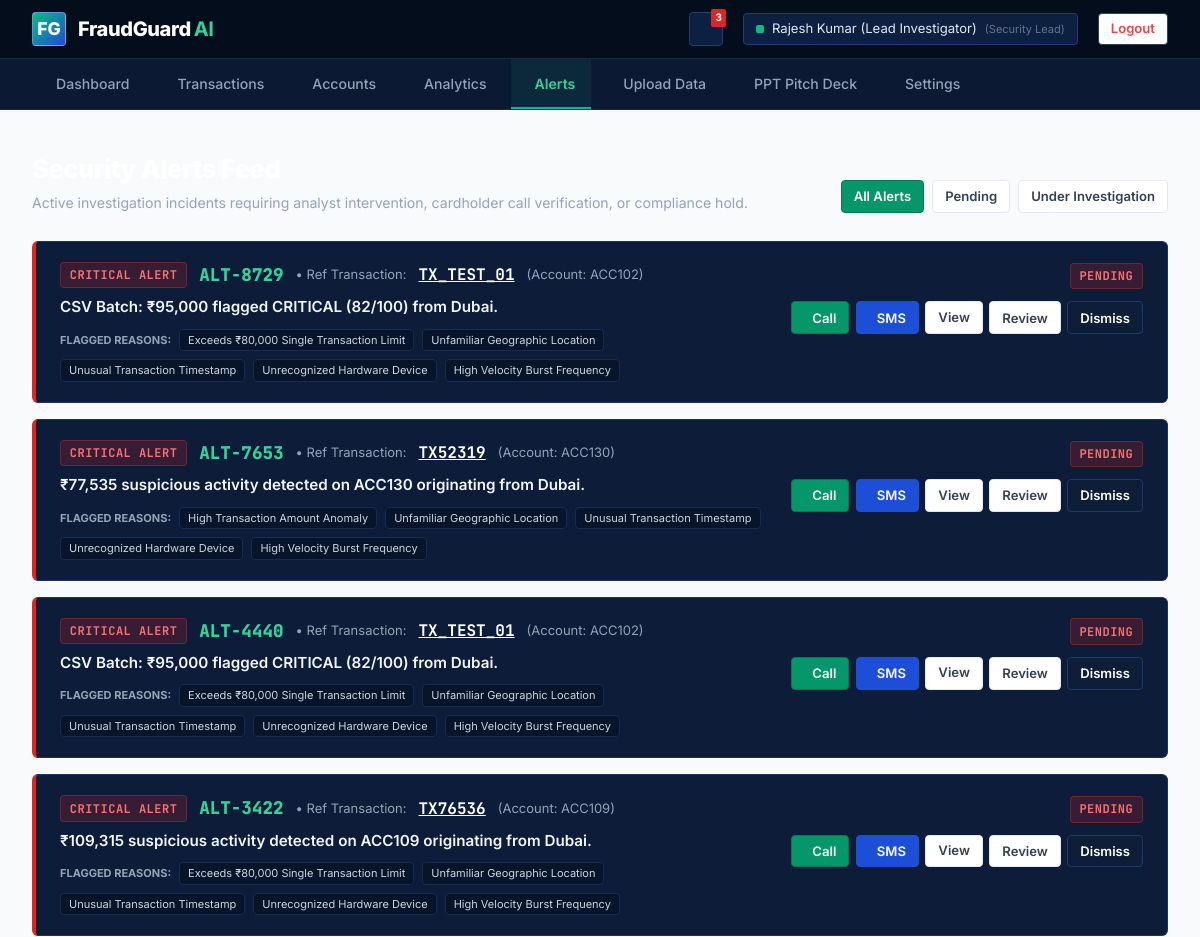
The app's page /alerts (signed in, upper part), older data.
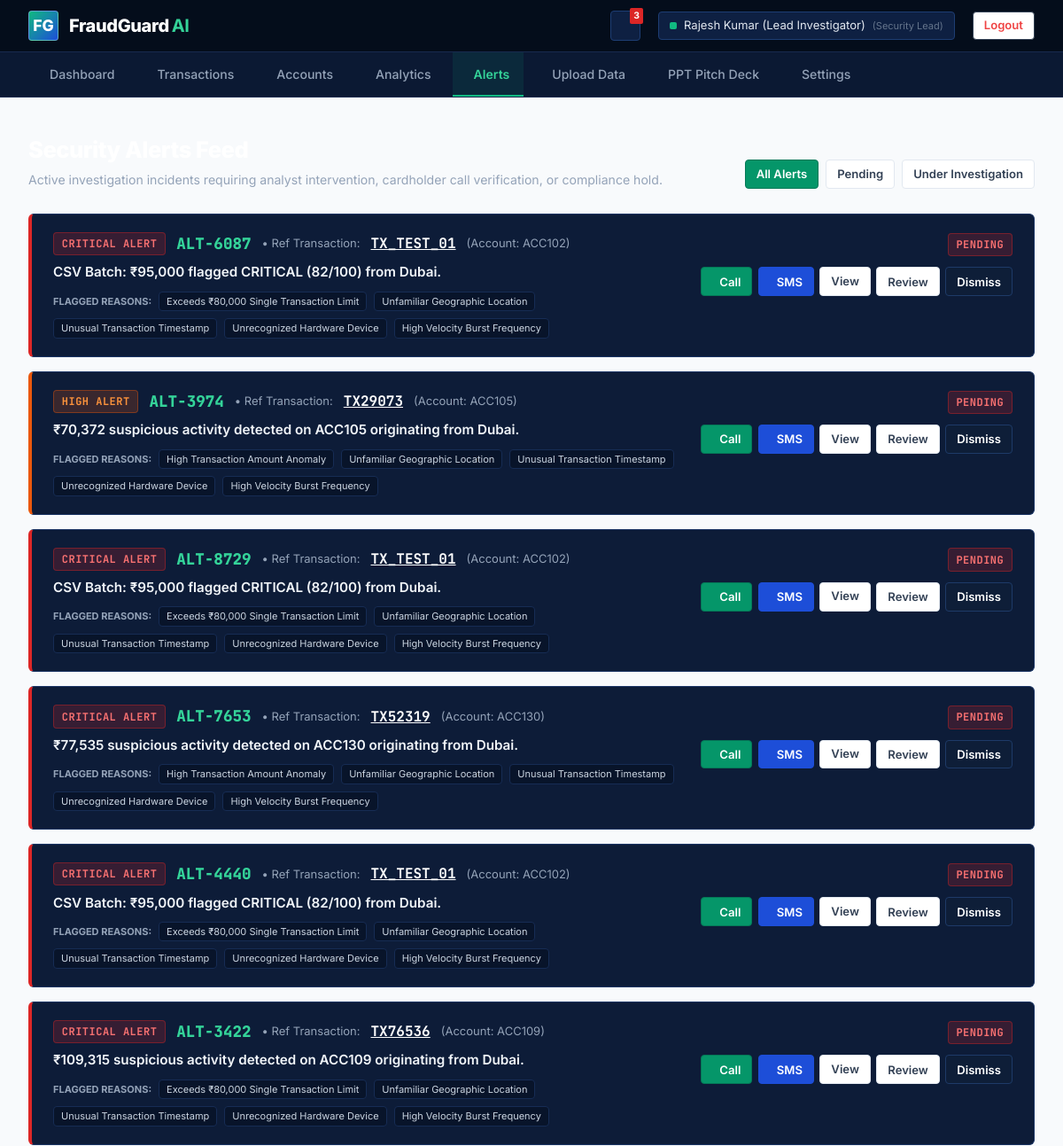
The same page, newer data.
### tables this page shows
CREATE TABLE alerts (
            id INTEGER PRIMARY KEY AUTOINCREMENT,
            alert_id TEXT UNIQUE NOT NULL,
            transaction_id TEXT NOT NULL,
            account_id TEXT NOT NULL,
            severity TEXT NOT NULL,
            message TEXT NOT NULL,
            reasons TEXT DEFAULT '[]',
            status TEXT DEFAULT 'PENDING',
            created_at TIMESTAMP DEFAULT CURRENT_TIMESTAMP,
            FOREIGN KEY (transaction_id) REFERENCES transactions (transaction_id)
        );

### app.py (the view)
@app.route('/alerts')
@login_required
def alerts_view():
    status_filter = request.args.get('status', 'ALL')
    alerts_list = get_all_alerts(status_filter=status_filter)
    for a in alerts_list:
        try:
            a['reasons_list'] = json.loads(a['reasons']) if a['reasons'] else []
        except Exception:
            a['reasons_list'] = []
    return render_template('alerts.html', alerts=alerts_list, status_filter=status_filter)

### app.py (called while the page is built)
def login_required(f):
    @wraps(f)
    def decorated_function(*args, **kwargs):
        if 'user_id' not in session:
            if request.is_json or request.path.startswith('/api/'):
                return jsonify({'success': False, 'message': 'Authentication required. Please log in.'}), 401
            return redirect(url_for('login_view', next=request.url))
        return f(*args, **kwargs)
    return decorated_function

### database.py (called while the page is built)
def get_db_connection():
    os.makedirs(os.path.dirname(DB_PATH), exist_ok=True)
    conn = sqlite3.connect(DB_PATH, timeout=30.0)
    conn.row_factory = sqlite3.Row
    return conn

def get_all_alerts(status_filter=None):
    conn = get_db_connection()
    if status_filter and status_filter != 'ALL':
        rows = conn.execute('SELECT * FROM alerts WHERE status = ? ORDER BY id DESC', (status_filter,)).fetchall()
    else:
        rows = conn.execute('SELECT * FROM alerts ORDER BY id DESC').fetchall()
    conn.close()
    return [dict(r) for r in rows]

### templates/alerts.html (shortened to what the changed rows need)
{% extends "base.html" %}
{% block content %}
<div class="app-main-content">
    <div style="margin-bottom: 1.75rem; display: flex; justify-content: space-between; align-items: flex-end;">
        <div>
            <h1 style="font-size: 1.6rem; font-weight: 800; color: #FFFFFF; letter-spacing: -0.02em;">
            </h1>
        </div>
    </div>
    <div style="display: flex; flex-direction: column; gap: 1rem;">
        {% for alert in alerts %}
        <div id="alert-row-{{ alert.alert_id }}" class="panel-card" style="border-left: 4px solid {% if alert.severity == 'CRITICAL' %}#DC2626{% elif alert.severity == 'HIGH' %}#EA580C{% else %}#D97706{% endif %}; padding: 1.25rem 1.5rem;">
            <div style="display: flex; justify-content: space-between; align-items: flex-start; gap: 1.5rem; flex-wrap: wrap;">
                <div style="flex: 1; min-width: 320px;">
                    <div style="display: flex; align-items: center; gap: 0.75rem; margin-bottom: 0.5rem;">
                        <span class="risk-tag {{ alert.severity.lower() }}">
                            {{ alert.severity }} ALERT
                        </span>
                        <span class="mono" style="font-weight: 800; color: #34D399; font-size: 1.1rem;">
                            {{ alert.alert_id }}
                        </span>
                        <span style="color: #94A3B8; font-size: 13px;">&bull; Ref Transaction:</span>
                        <a href="{{ url_for('transaction_details_view', tx_id=alert.transaction_id) }}" class="mono" style="font-weight: 700; color: #FFFFFF; text-decoration: underline;">
                            {{ alert.transaction_id }}
                        </a>
                        <span style="color: #94A3B8; font-size: 13px;">(Account: {{ alert.account_id }})</span>
                    </div>
                    <div style="font-size: 0.95rem; font-weight: 600; color: #F1F5F9; margin-bottom: 0.6rem;">
                        {{ alert.message }}
                    </div>
                    {% if alert.reasons_list %}
                    <div style="display: flex; flex-wrap: wrap; gap: 0.5rem; align-items: center;">
                        <span style="font-size: 11px; font-weight: 700; color: #94A3B8; text-transform: uppercase;">FLAGGED REASONS:</span>
                        {% for r in alert.reasons_list %}
                        <span style="background: #08142A; border: 1px solid #162C54; border-radius: 4px; padding: 2px 8px; font-size: 11px; color: #CBD5E1;">
                            {{ r }}
                        </span>
                        {% endfor %}
                    </div>
                    {% endif %}
                </div>
                <div style="display: flex; flex-direction: column; align-items: flex-end; gap: 0.75rem;">
                    <div>
                        <span id="status-badge-{{ alert.alert_id }}" class="risk-tag {% if alert.status == 'PENDING' %}critical{% elif alert.status == 'UNDER_INVESTIGATION' %}medium{% else %}low{% endif %}">
                            {{ alert.status }}
                        </span>
                    </div>
                    <div style="display: flex; gap: 0.4rem; flex-wrap: wrap;">
                        <button class="btn btn-green btn-sm btn-call-customer" data-account-id="{{ alert.account_id }}" data-tx-id="{{ alert.transaction_id }}">
                             Call
                        </button>
                        <button class="btn btn-primary btn-sm btn-send-message" data-account-id="{{ alert.account_id }}" data-tx-id="{{ alert.transaction_id }}">
                             SMS
                        </button>
                        <a href="{{ url_for('transaction_details_view', tx_id=alert.transaction_id) }}" class="btn btn-secondary btn-sm">
                            View
                        </a>
                        <button class="btn btn-secondary btn-sm btn-review-alert" data-alert-id="{{ alert.alert_id }}">
                            Review
                        </button>
                        <button class="btn btn-dark btn-sm btn-dismiss-alert" data-alert-id="{{ alert.alert_id }}">
                            Dismiss
                        </button>
                    </div>
                </div>
            </div>
        </div>
        {% endfor %}
    </div>
</div>
{% endblock %}

Row changes from the older to the newer data that the page shows:
added alerts: severity "CRITICAL", alert_id "ALT-6087", transaction_id "TX_TEST_01", account_id "ACC102", message "CSV Batch: ₹95,000 flagged CRITICAL (82/100) from Dubai.", reasons_list "Exceeds ₹80,000 Single Transaction Limit" "Unfamiliar Geographic Location" "Unusual Transaction Timestamp" "Unrecognized Hardware Device" "High Velocity Burst Frequency", status "PENDING"
added alerts: severity "HIGH", alert_id "ALT-3974", transaction_id "TX29073", account_id "ACC105", message "₹70,372 suspicious activity detected on ACC105 originating from Dubai.", reasons_list "High Transaction Amount Anomaly" "Unfamiliar Geographic Location" "Unusual Transaction Timestamp" "Unrecognized Hardware Device" "High Velocity Burst Frequency", status "PENDING"
